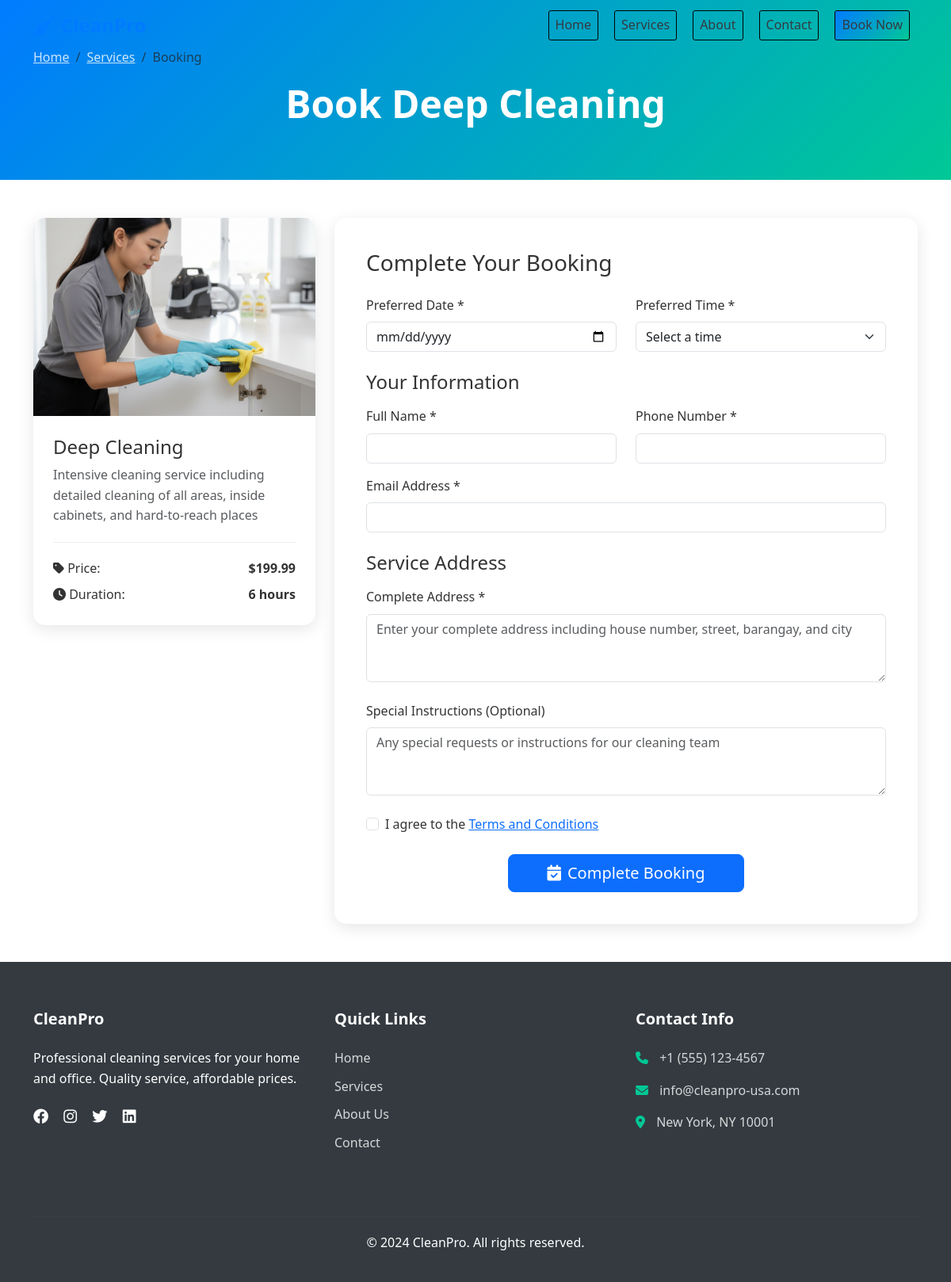
/booking/2, run on the app's committed database.
### app.py (models this page shows, shortened)
class Service(db.Model):
    id = db.Column(db.Integer, primary_key=True)
    name = db.Column(db.String(100), nullable=False)
    description = db.Column(db.Text, nullable=False)
    price = db.Column(db.Float, nullable=False)
    duration = db.Column(db.Integer, nullable=False)  # in hours
    image = db.Column(db.String(200), default='default.jpg')
    category = db.Column(db.String(50), nullable=False)

### app.py (the view)
@app.route('/booking/<int:service_id>')
def booking(service_id):
    service = Service.query.get_or_404(service_id)
    return render_template('booking.html', service=service)

### templates/booking.html (shortened to what this page needs)
{% extends "base.html" %}
{% block content %}
<section class="booking-header">
    <div class="container">
        <div class="row">
            <div class="col-12">
                <nav aria-label="breadcrumb">
                    <ol class="breadcrumb">
                        <li class="breadcrumb-item"><a href="{{ url_for('index') }}">Home</a></li>
                        <li class="breadcrumb-item"><a href="#services">Services</a></li>
                        <li class="breadcrumb-item active">Booking</li>
                    </ol>
                </nav>
                <h1 class="display-5 fw-bold mt-3 text-center">Book {{ service.name }}</h1>
            </div>
        </div>
    </div>
</section>
<section class="py-5">
    <div class="container">
        <div class="row">
            <div class="col-lg-4 mb-4">
                <div class="service-summary-card">
                    <div class="service-summary-image">
                        <img src="{{ url_for('static', filename='images/service-' + (service.id|string) + '.png') }}" alt="{{ service.name }}" class="img-fluid">
                    </div>
                    <div class="service-summary-body">
                        <h4>{{ service.name }}</h4>
                        <p class="text-muted">{{ service.description }}</p>
                        <div class="service-summary-meta">
                            <div class="d-flex justify-content-between mb-2">
                                <span><i class="fas fa-tag"></i> Price:</span>
                                <strong>${{ "%.2f"|format(service.price) }}</strong>
                            </div>
                            <div class="d-flex justify-content-between">
                                <span><i class="fas fa-clock"></i> Duration:</span>
                                <strong>{{ service.duration }} hours</strong>
                            </div>
                        </div>
                    </div>
                </div>
            </div>
            <div class="col-lg-8">
                <div class="booking-form-card">
                    <h3 class="mb-4">Complete Your Booking</h3>
                    <form method="POST" action="{{ url_for('book') }}" id="bookingForm">
                        <div class="row mb-4">
                            <div class="col-md-6">
                                <label for="date" class="form-label">Preferred Date *</label>
                                <input type="date" class="form-control" id="date" name="date" required>
                            </div>
                            <div class="col-md-6">
                                <label for="time" class="form-label">Preferred Time *</label>
                                <select class="form-select" id="time" name="time" required>
                                    <option value="">Select a time</option>
                                </select>
                            </div>
                        </div>
                        <h4 class="mb-3">Your Information</h4>
                        <div class="row mb-3">
                            <div class="col-md-6">
                                <label for="name" class="form-label">Full Name *</label>
                                <input type="text" class="form-control" id="name" name="name" required>
                            </div>
                            <div class="col-md-6">
                                <label for="phone" class="form-label">Phone Number *</label>
                                <input type="tel" class="form-control" id="phone" name="phone" required>
                            </div>
                        </div>
                        <div class="row mb-4">
                            <div class="col-12">
                                <label for="email" class="form-label">Email Address *</label>
                                <input type="email" class="form-control" id="email" name="email" required>
                            </div>
                        </div>
                        <h4 class="mb-3">Service Address</h4>
                        <div class="mb-4">
                            <label for="address" class="form-label">Complete Address *</label>
                            <textarea class="form-control" id="address" name="address" rows="3" required placeholder="Enter your complete address including house number, street, barangay, and city"></textarea>
                        </div>
                        <div class="mb-4">
                            <label for="instructions" class="form-label">Special Instructions (Optional)</label>
                            <textarea class="form-control" id="instructions" name="instructions" rows="3" placeholder="Any special requests or instructions for our cleaning team"></textarea>
                        </div>
                        <div class="mb-4">
                            <div class="form-check">
                                <input class="form-check-input" type="checkbox" id="terms" required>
                                <label class="form-check-label" for="terms">
                                    I agree to the <a href="#" data-bs-toggle="modal" data-bs-target="#termsModal">Terms and Conditions</a>
                                </label>
                            </div>
                        </div>
                        <div class="text-center">
                            <button type="submit" class="btn btn-primary btn-lg px-5">
                                <i class="fas fa-calendar-check me-2"></i>Complete Booking
                            </button>
                        </div>
                    </form>
                </div>
            </div>
        </div>
    </div>
</section>
{% endblock %}

### static/css/style.css (style rules this page uses)
:root { --primary-color: #007bff; --secondary-color: #6c757d; --success-color: #28a745; --warning-color: #ffc107; --danger-color: #dc3545; --info-color: #17a2b8; --light-color: #f8f9fa; --dark-color: #343a40; --accent-color: #00c896; --gradient-primary: linear-gradient(135deg, #007bff 0%, #00c896 100%); --gradient-secondary: linear-gradient(135deg, #667eea 0%, #764ba2 100%); }
body { font-family: 'Segoe UI', Tahoma, Geneva, Verdana, sans-serif; line-height: 1.6; color: #333; padding-top: 0; }
.booking-header { background: var(--gradient-primary); padding: 60px 0; color: white; }
.booking-header .breadcrumb { background: transparent; padding: 0; }
.booking-header .breadcrumb a { color: rgba(255, 255, 255, 0.8); }
.service-summary-card { background: white; border-radius: 15px; overflow: hidden; box-shadow: 0 5px 20px rgba(0, 0, 0, 0.1); }
.service-summary-image img { width: 100%; height: 250px; object-fit: cover; }
.service-summary-body { padding: 25px; }
.service-summary-meta { margin-top: 20px; padding-top: 20px; border-top: 1px solid #eee; }
.booking-form-card { background: white; padding: 40px; border-radius: 15px; box-shadow: 0 5px 20px rgba(0, 0, 0, 0.1); }

### data on the page
Service: name "Deep Cleaning", description "Intensive cleaning service including detailed cleaning of all areas, inside cabinets, and hard-to-reach places", price "199.99", duration "6"
